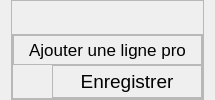
                        <widget class="QWidget" name="add_programme">
                         <layout class="QVBoxLayout" name="verticalLayout_118">
                          <property name="spacing">
                           <number>0</number>
                          </property>
                          <property name="topMargin">
                           <number>0</number>
                          </property>
                          <property name="bottomMargin">
                           <number>0</number>
                          </property>
                          <item>
                           <widget class="QFrame" name="frame_103">
                            <property name="frameShape">
                             <enum>QFrame::StyledPanel</enum>
                            </property>
                            <property name="frameShadow">
                             <enum>QFrame::Raised</enum>
                            </property>
                            <layout class="QVBoxLayout" name="verticalLayout_119">
                             <property name="spacing">
                              <number>0</number>
                             </property>
                             <property name="leftMargin">
                              <number>0</number>
                             </property>
                             <property name="topMargin">
                              <number>0</number>
                             </property>
                             <property name="rightMargin">
                              <number>0</number>
                             </property>
                             <property name="bottomMargin">
                              <number>0</number>
                             </property>
                             <item>
                              <widget class="QWidget" name="widget_8" native="true">
                               <property name="sizePolicy">
                                <sizepolicy hsizetype="Preferred" vsizetype="Expanding">
                                 <horstretch>0</horstretch>
                                 <verstretch>0</verstretch>
                                </sizepolicy>
                               </property>
                               <layout class="QVBoxLayout" name="verticalLayout_120">
                                <property name="spacing">
                                 <number>0</number>
                                </property>
                                <property name="topMargin">
                                 <number>0</number>
                                </property>
                                <property name="bottomMargin">
                                 <number>0</number>
                                </property>
                               </layout>
                              </widget>
                             </item>
                             <item alignment="Qt::AlignBottom">
                              <widget class="QFrame" name="frame_104">
                               <property name="frameShape">
                                <enum>QFrame::StyledPanel</enum>
                               </property>
                               <property name="frameShadow">
                                <enum>QFrame::Raised</enum>
                               </property>
                               <layout class="QVBoxLayout" name="verticalLayout_121">
                                <property name="spacing">
                                 <number>0</number>
                                </property>
                                <property name="leftMargin">
                                 <number>0</number>
                                </property>
                                <property name="topMargin">
                                 <number>0</number>
                                </property>
                                <property name="rightMargin">
                                 <number>0</number>
                                </property>
                                <property name="bottomMargin">
                                 <number>0</number>
                                </property>
                                <item alignment="Qt::AlignLeft|Qt::AlignBottom">
                                 <widget class="QFrame" name="frame_105">
                                  <property name="frameShape">
                                   <enum>QFrame::StyledPanel</enum>
                                  </property>
                                  <property name="frameShadow">
                                   <enum>QFrame::Raised</enum>
                                  </property>
                                  <layout class="QVBoxLayout" name="verticalLayout_122">
                                   <property name="topMargin">
                                    <number>0</number>
                                   </property>
                                   <property name="bottomMargin">
                                    <number>0</number>
                                   </property>
                                   <item>
                                    <widget class="QPushButton" name="add_programme_line">
                                     <property name="minimumSize">
                                      <size>
                                       <width>169</width>
                                       <height>0</height>
                                      </size>
                                     </property>
                                     <property name="font">
                                      <font>
                                       <pointsize>13</pointsize>
                                      </font>
                                     </property>
                                     <property name="text">
                                      <string>Ajouter une ligne pro</string>
                                     </property>
                                     <property name="flat">
                                      <bool>true</bool>
                                     </property>
                                    </widget>
                                   </item>
                                  </layout>
                                 </widget>
                                </item>
                                <item alignment="Qt::AlignRight|Qt::AlignBottom">
                                 <widget class="QFrame" name="frame_112">
                                  <property name="frameShape">
                                   <enum>QFrame::StyledPanel</enum>
                                  </property>
                                  <property name="frameShadow">
                                   <enum>QFrame::Raised</enum>
                                  </property>
                                  <layout class="QVBoxLayout" name="verticalLayout_123">
                                   <property name="topMargin">
                                    <number>0</number>
                                   </property>
                                   <property name="bottomMargin">
                                    <number>0</number>
                                   </property>
                                   <item>
                                    <widget class="QPushButton" name="enregistrer_programme">
                                     <property name="minimumSize">
                                      <size>
                                       <width>130</width>
                                       <height>0</height>
                                      </size>
                                     </property>
                                     <property name="font">
                                      <font>
                                       <pointsize>14</pointsize>
                                      </font>
                                     </property>
                                     <property name="text">
                                      <string>Enregistrer</string>
                                     </property>
                                     <property name="flat">
                                      <bool>true</bool>
                                     </property>
                                    </widget>
                                   </item>
                                  </layout>
                                 </widget>
                                </item>
                               </layout>
                              </widget>
                             </item>
                            </layout>
                           </widget>
                          </item>
                         </layout>
                        </widget>
